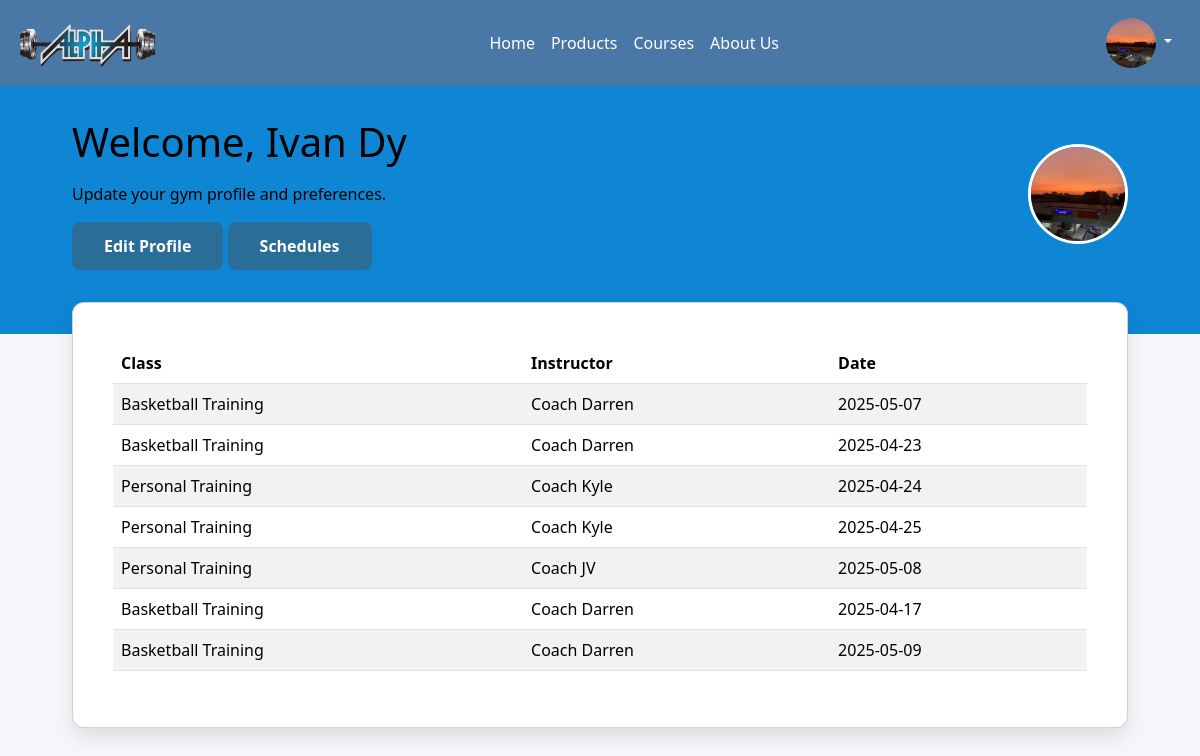
Screenshot of /user/schedules.php (signed in) with the database file from the repository.
### tables this page shows
CREATE TABLE `user` (
  `user_id` int(11) NOT NULL,
  `Fname` varchar(255) NOT NULL,
  `Lname` varchar(255) NOT NULL,
  `email` varchar(100) NOT NULL,
  `address` varchar(255) NOT NULL,
  `password` varchar(255) NOT NULL,
  `contact` bigint(12) NOT NULL,
  `role` enum('admin','user','member') NOT NULL DEFAULT 'user',
  `image` varchar(100) NOT NULL,
  `status` varchar(50) NOT NULL,
  `code` mediumint(11) NOT NULL,
  `membership_id` int(11) DEFAULT NULL,
  `points` varchar(1000) NOT NULL,
  `SerialCard` varchar(25) NOT NULL,
  `DateRegistered` date NOT NULL,
  `CardExpiration` date NOT NULL,
  `role_updated_at` timestamp NOT NULL DEFAULT current_timestamp() ON UPDATE current_timestamp()
);

CREATE TABLE `bookings` (
  `Booking_id` int(11) NOT NULL,
  `fullname` varchar(100) NOT NULL,
  `email` varchar(100) NOT NULL,
  `contact` varchar(20) NOT NULL,
  `date` date DEFAULT NULL,
  `training` varchar(50) NOT NULL,
  `coach` varchar(50) NOT NULL,
  `session` varchar(50) NOT NULL,
  `price` varchar(255) NOT NULL,
  `paymentStatus` varchar(50) NOT NULL,
  `paymentMode` varchar(50) NOT NULL,
  `transactionID` varchar(100) NOT NULL,
  `status` varchar(20) NOT NULL
);

### user/schedules.php (the view, shortened to what this page needs)
<?php
include("navbar.php");
include("../login/controller.php");
$email = $_SESSION['email'];
$user_id = $_SESSION['user_id'];
$select = mysqli_query($conn, "SELECT * FROM `user` WHERE user_id = '$user_id'") or die('Query failed');
if (mysqli_num_rows($select) > 0) {
    $fetch = mysqli_fetch_assoc($select);
} else {
    die("User not found in database.");
}
?>
    <!DOCTYPE html>
<html lang="en">
<head>
    <link href="https://cdnjs.cloudflare.com/ajax/libs/font-awesome/6.0.0-beta3/css/all.min.css" rel="stylesheet">
</head>
<body>
<section class="profile-section">
    <div class="header">
        <div class="container">
            <div class="header-content">
                <div class="header-text">
                  <h1>Welcome, <?php echo $fetch['Fname'] . " " . $fetch['Lname']; ?></h1>
                    <p>Update your gym profile and preferences.</p>
                    <button id="editProfileBtn">Edit Profile</button> <button  id="schedules">Schedules</button>
                </div>
                <div class="avatar-container">
    <?php
    $select = mysqli_query($conn, "SELECT * FROM `user` WHERE user_id = '$user_id'") or die('Query failed');
    if (mysqli_num_rows($select) > 0) {
        $fetch = mysqli_fetch_assoc($select);
    }
    if (!empty($fetch['image'])) {
        echo '<img class="avatar" src="../images/' . $fetch['image'] . '" alt="Profile Picture">';
    } else {
        echo '<img class="avatar" src="../pictures/userlogo.png" alt="Default Profile Picture">';
    }
    ?>
</div>
            </div>
        </div>
    </div>
    <div class="content">
        <div class="container">
            <div class="card">
              <div class="card-body">
  <table class="table table-striped">
      <thead>
          <tr>
              <th>Class</th>
              <th>Instructor</th>
              <th>Date</th>
          </tr>
      </thead>
      <tbody>
          <?php
          $schedule_query = mysqli_query($conn, "SELECT * FROM bookings WHERE email = '$email'");
          if (mysqli_num_rows($schedule_query) > 0) {
              while ($row = mysqli_fetch_assoc($schedule_query)) {
                  echo "<tr>";
                  echo "<td>" . $row['training'] . "</td>";
                  echo "<td>" . $row['coach'] . "</td>";
                  echo "<td>" . $row['date'] . "</td>";
                  echo "</tr>";
              }
          } else {
              echo "<tr><td colspan='5' class='text-center'>No schedules found</td></tr>";
          }
          ?>
      </tbody>
  </table>
</div>
            </div>
        </div>
    </div>
</section>
  </body>
</html>

### user/navbar.php (shortened to what this page needs)
<?php
include "../database/connection.php";
$user_id = $_SESSION['user_id'] ?? null;
?>
<!DOCTYPE html>
<html lang="en">
<head>
    <link href="https://cdn.jsdelivr.net/npm/bootstrap@5.3.3/dist/css/bootstrap.min.css" rel="stylesheet">
    <link rel="stylesheet" href="../user/navbar.css">
    <link rel="stylesheet" href="https://cdnjs.cloudflare.com/ajax/libs/font-awesome/6.0.0/css/all.min.css">
</head>
<body>
    <nav class="navbar navbar-expand-lg">
        <a class="navbar-brand d-flex align-items-center" href="#">
            <img src="../pictures/alphalogonew.png" alt="Logo">
        </a>
        <div class="collapse navbar-collapse justify-content-center" id="navbarNav">
    <div class="d-flex justify-content-center w-100">
        <ul class="navbar-nav align-items-center">
            <li class="nav-item"><a class="nav-link" href="../user/index.php">Home</a></li>
            <li class="nav-item"><a class="nav-link" href="../user/index.php#products">Products</a></li>
            <li class="nav-item"><a class="nav-link" href="../user/index.php#courses">Courses</a></li>
            <li class="nav-item"><a class="nav-link" href="../user/aboutus.php">About Us</a></li>
        </ul>
    </div>
    <ul class="navbar-nav ms-auto">
        <li class="nav-item dropdown">
            <a class="nav-link dropdown-toggle" href="#" id="userDropdown" role="button" data-bs-toggle="dropdown">
                <?php
                $select = mysqli_query($conn, "SELECT image FROM `user` WHERE user_id = '$user_id'") or die('Query failed');
                if (mysqli_num_rows($select) > 0) {
                    $fetch = mysqli_fetch_assoc($select);
                }
                if (!empty($fetch['image'])) {
                    echo '<img class="rounded-circle" src="../images/' . $fetch['image'] . '" alt="Profile Picture" width="50" height="50">';
                } else {
                    echo '<img class="rounded-circle" src="../pictures/profilelogo.png" alt="Default Profile Picture" width="50" height="50">';
                }
                ?>
            </a>
        </li>
    </ul>
</div>
    </nav>
</body>
</html>

### user/navbar.css (style rules this page uses)
.navbar { background-color: #4a78a6 !important; padding: 10px 20px; transition: background-color 0.3s ease-in-out; }
.navbar .navbar-brand img { max-height: 50px; }
.navbar-nav .nav-link { color: white !important; font-weight: 500; transition: color 0.3s ease; }

### user/schedules.php (style rules this page uses)
:root { --primary-color: #1c4966; --secondary-color: #296d98; --background-color: #f5f7fa; --text-color: #333; --card-background: #ffffff; }
* { margin: 0; padding: 0; box-sizing: border-box; }
body { background-color: var(--background-color); color: var(--text-color); }
.profile-section { min-height: 100vh; display: flex; flex-direction: column; }
.header { background: #0E86D4; color: black; padding: 2rem 0 4rem; display: flex; justify-content: space-between; align-items: center; }
.container { width: 90%; max-width: 1200px; margin: 0 auto; }
.header-content { display: flex; justify-content: space-between; align-items: center; flex-wrap: wrap; }
.header-text { flex: 1; min-width: 200px; }
.avatar-container { width: 100px; height: 100px; }
.avatar { width: 100%; height: 100%; border-radius: 50%; border: 3px solid white; object-fit: cover; }
h1 { font-size: 2.5rem; margin-bottom: 1rem; }
.content { margin-top: -2rem; padding-bottom: 2rem; }
.card { background-color: var(--card-background); border-radius: 12px; box-shadow: 0 10px 20px rgba(0, 0, 0, 0.1); padding: 1.5rem; margin-bottom: 2rem; }
button { display: inline-block; padding: 0.75rem 2rem; background-color: var(--secondary-color); color: white; border-radius: 8px; font-weight: 600; cursor: pointer; border: none; }

### rows the page displays
user: image (picture), Fname "Ivan", Lname "Dy"
bookings: training "Basketball Training", coach "Coach Darren", date "2025-05-07"
bookings: training "Basketball Training", coach "Coach Darren", date "2025-04-23"
bookings: training "Personal Training", coach "Coach Kyle", date "2025-04-24"
bookings: training "Personal Training", coach "Coach Kyle", date "2025-04-25"
bookings: training "Personal Training", coach "Coach JV", date "2025-05-08"
bookings: training "Basketball Training", coach "Coach Darren", date "2025-04-17"
bookings: training "Basketball Training", coach "Coach Darren", date "2025-05-09"
